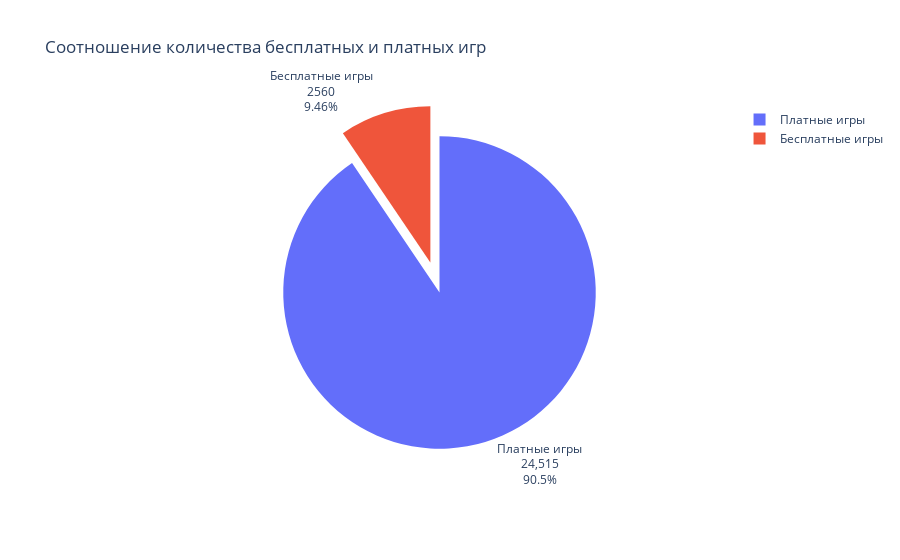

The cell this chart's notebook holds for it:
### Markdown cell above
Построим диаграмму, которая иллюстрирует какое количество игр является бесплатными, а какое требуется покупать

### Code cell
value = [len(copy[copy['price'] > 0]), len(copy[copy['price'] == 0])]
labels = ['Платные игры', 'Бесплатные игры']

fig = go.Figure(data=[go.Pie(labels = labels, values = value, pull = [0, 0.2])])
fig.update_traces(textposition = 'outside', textinfo = 'percent+label+value')
fig.update_layout(title = 'Соотношение количества бесплатных и платных игр')
fig.show()

### Figure 1 — Plotly figure (JSON) as saved in the notebook; plotly's stock layout.template omitted (floating-point values rounded to 4 significant figures)
{"data": [{"labels": ["Платные игры", "Бесплатные игры"], "pull": [0, 0.2], "textinfo": "percent+label+value", "textposition": "outside", "type": "pie", "values": [24515, 2560]}], "layout": {"title": {"text": "Соотношение количества бесплатных и платных игр"}}}
